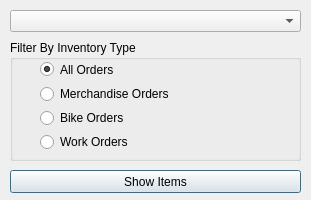
<?xml version="1.0" encoding="UTF-8"?>
<ui version="4.0">
 <class>Dialog</class>
 <widget class="QDialog" name="Dialog">
  <property name="geometry">
   <rect>
    <x>0</x>
    <y>0</y>
    <width>311</width>
    <height>200</height>
   </rect>
  </property>
  <property name="windowTitle">
   <string>Dialog</string>
  </property>
  <widget class="QPushButton" name="show_items_bt">
   <property name="geometry">
    <rect>
     <x>10</x>
     <y>170</y>
     <width>291</width>
     <height>23</height>
    </rect>
   </property>
   <property name="text">
    <string>Show Items</string>
   </property>
  </widget>
  <widget class="QGroupBox" name="inventory_type_gb">
   <property name="geometry">
    <rect>
     <x>10</x>
     <y>40</y>
     <width>291</width>
     <height>121</height>
    </rect>
   </property>
   <property name="title">
    <string>Filter By Inventory Type</string>
   </property>
   <widget class="QWidget" name="verticalLayoutWidget">
    <property name="geometry">
     <rect>
      <x>30</x>
      <y>20</y>
      <width>231</width>
      <height>91</height>
     </rect>
    </property>
    <layout class="QVBoxLayout" name="verticalLayout">
     <item>
      <widget class="QRadioButton" name="all_rb">
       <property name="text">
        <string>All Orders</string>
       </property>
       <property name="checked">
        <bool>true</bool>
       </property>
      </widget>
     </item>
     <item>
      <widget class="QRadioButton" name="merch_rb">
       <property name="text">
        <string>Merchandise Orders</string>
       </property>
      </widget>
     </item>
     <item>
      <widget class="QRadioButton" name="bikes_rb">
       <property name="text">
        <string>Bike Orders</string>
       </property>
      </widget>
     </item>
     <item>
      <widget class="QRadioButton" name="work_rb">
       <property name="text">
        <string>Work Orders</string>
       </property>
      </widget>
     </item>
    </layout>
   </widget>
  </widget>
  <widget class="QComboBox" name="filter_mechanics_combo">
   <property name="geometry">
    <rect>
     <x>10</x>
     <y>10</y>
     <width>291</width>
     <height>22</height>
    </rect>
   </property>
  </widget>
 </widget>
 <resources/>
 <connections/>
</ui>
